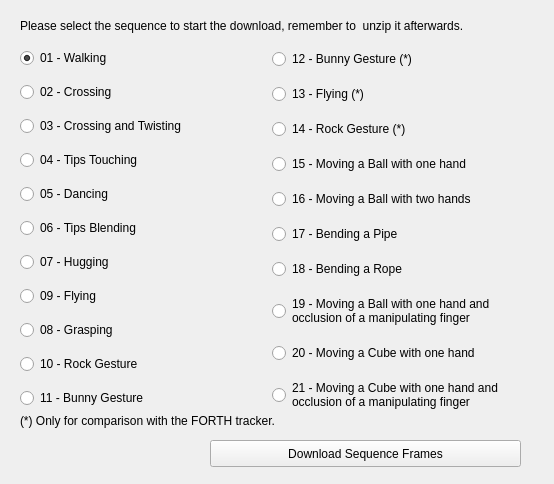
<?xml version="1.0" encoding="UTF-8"?>
<ui version="4.0">
 <class>SequenceDownloader</class>
 <widget class="QWidget" name="SequenceDownloader">
  <property name="geometry">
   <rect>
    <x>0</x>
    <y>0</y>
    <width>554</width>
    <height>484</height>
   </rect>
  </property>
  <property name="windowTitle">
   <string>Sequence Downloader</string>
  </property>
  <widget class="QPushButton" name="loadSequenceButton">
   <property name="geometry">
    <rect>
     <x>210</x>
     <y>440</y>
     <width>311</width>
     <height>27</height>
    </rect>
   </property>
   <property name="text">
    <string>Download Sequence Frames</string>
   </property>
  </widget>
  <widget class="QLabel" name="label">
   <property name="geometry">
    <rect>
     <x>20</x>
     <y>10</y>
     <width>491</width>
     <height>31</height>
    </rect>
   </property>
   <property name="text">
    <string>Please select the sequence to start the download, remember to  unzip it afterwards.</string>
   </property>
   <property name="wordWrap">
    <bool>true</bool>
   </property>
  </widget>
  <widget class="QLabel" name="label_2">
   <property name="geometry">
    <rect>
     <x>20</x>
     <y>400</y>
     <width>481</width>
     <height>41</height>
    </rect>
   </property>
   <property name="text">
    <string>(*) Only for comparison with the FORTH tracker.</string>
   </property>
   <property name="wordWrap">
    <bool>true</bool>
   </property>
  </widget>
  <widget class="QWidget" name="layoutWidget">
   <property name="geometry">
    <rect>
     <x>20</x>
     <y>40</y>
     <width>497</width>
     <height>381</height>
    </rect>
   </property>
   <layout class="QHBoxLayout" name="horizontalLayout">
    <item>
     <layout class="QVBoxLayout" name="verticalLayout">
      <item>
       <widget class="QRadioButton" name="sequenceRadio_01">
        <property name="text">
         <string>01 - Walking</string>
        </property>
        <property name="checked">
         <bool>true</bool>
        </property>
       </widget>
      </item>
      <item>
       <widget class="QRadioButton" name="sequenceRadio_02">
        <property name="text">
         <string>02 - Crossing</string>
        </property>
       </widget>
      </item>
      <item>
       <widget class="QRadioButton" name="sequenceRadio_03">
        <property name="text">
         <string>03 - Crossing and Twisting</string>
        </property>
       </widget>
      </item>
      <item>
       <widget class="QRadioButton" name="sequenceRadio_04">
        <property name="text">
         <string>04 - Tips Touching</string>
        </property>
       </widget>
      </item>
      <item>
       <widget class="QRadioButton" name="sequenceRadio_05">
        <property name="text">
         <string>05 - Dancing</string>
        </property>
       </widget>
      </item>
      <item>
       <widget class="QRadioButton" name="sequenceRadio_06">
        <property name="text">
         <string>06 - Tips Blending</string>
        </property>
       </widget>
      </item>
      <item>
       <widget class="QRadioButton" name="sequenceRadio_07">
        <property name="text">
         <string>07 - Hugging</string>
        </property>
       </widget>
      </item>
      <item>
       <widget class="QRadioButton" name="sequenceRadio_09">
        <property name="text">
         <string>09 - Flying</string>
        </property>
       </widget>
      </item>
      <item>
       <widget class="QRadioButton" name="sequenceRadio_08">
        <property name="text">
         <string>08 - Grasping</string>
        </property>
       </widget>
      </item>
      <item>
       <widget class="QRadioButton" name="sequenceRadio_10">
        <property name="text">
         <string>10 - Rock Gesture</string>
        </property>
       </widget>
      </item>
      <item>
       <widget class="QRadioButton" name="sequenceRadio_11">
        <property name="text">
         <string>11 - Bunny Gesture</string>
        </property>
       </widget>
      </item>
     </layout>
    </item>
    <item>
     <layout class="QVBoxLayout" name="verticalLayout_2">
      <item>
       <widget class="QRadioButton" name="sequenceRadio_12">
        <property name="text">
         <string>12 - Bunny Gesture (*)</string>
        </property>
       </widget>
      </item>
      <item>
       <widget class="QRadioButton" name="sequenceRadio_13">
        <property name="text">
         <string>13 - Flying (*)</string>
        </property>
       </widget>
      </item>
      <item>
       <widget class="QRadioButton" name="sequenceRadio_14">
        <property name="text">
         <string>14 - Rock Gesture (*) </string>
        </property>
       </widget>
      </item>
      <item>
       <widget class="QRadioButton" name="sequenceRadio_15">
        <property name="text">
         <string>15 - Moving a Ball with one hand</string>
        </property>
       </widget>
      </item>
      <item>
       <widget class="QRadioButton" name="sequenceRadio_16">
        <property name="text">
         <string>16 - Moving a Ball with two hands</string>
        </property>
       </widget>
      </item>
      <item>
       <widget class="QRadioButton" name="sequenceRadio_17">
        <property name="text">
         <string>17 - Bending a Pipe</string>
        </property>
       </widget>
      </item>
      <item>
       <widget class="QRadioButton" name="sequenceRadio_18">
        <property name="text">
         <string>18 - Bending a Rope</string>
        </property>
       </widget>
      </item>
      <item>
       <widget class="QRadioButton" name="sequenceRadio_19">
        <property name="text">
         <string>19 - Moving a Ball with one hand and  
occlusion of a manipulating finger</string>
        </property>
       </widget>
      </item>
      <item>
       <widget class="QRadioButton" name="sequenceRadio_20">
        <property name="text">
         <string>20 - Moving a Cube with one hand</string>
        </property>
       </widget>
      </item>
      <item>
       <widget class="QRadioButton" name="sequenceRadio_21">
        <property name="text">
         <string>21 - Moving a Cube with one hand and
occlusion of a manipulating finger</string>
        </property>
       </widget>
      </item>
     </layout>
    </item>
   </layout>
  </widget>
 </widget>
 <resources/>
 <connections/>
</ui>
